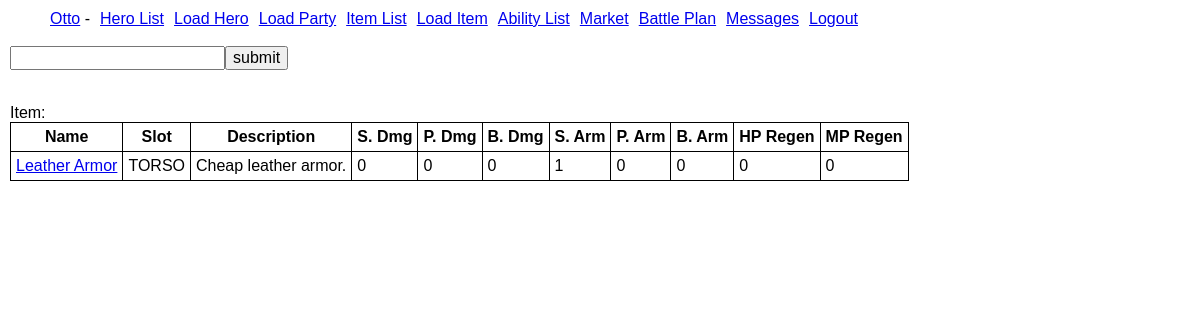
The page /loaditem.php?name=Leather Armor (signed in) on the database its author committed.
### tables this page shows
CREATE TABLE IF NOT EXISTS `items` (
  `id` int(11) NOT NULL AUTO_INCREMENT,
  `name` char(30) NOT NULL,
  `prefix_modifier` int(11) DEFAULT NULL,
  `suffix_modifier` int(11) DEFAULT NULL,
  `slot` char(30) NOT NULL,
  `des` char(255) NOT NULL DEFAULT '',
  `market` int(11) NOT NULL DEFAULT '0',
  `sdam` int(11) NOT NULL DEFAULT '0',
  `pdam` int(11) NOT NULL DEFAULT '0',
  `bdam` int(11) NOT NULL DEFAULT '0',
  `sarm` int(11) NOT NULL DEFAULT '0',
  `parm` int(11) NOT NULL DEFAULT '0',
  `barm` int(11) NOT NULL DEFAULT '0',
  `hpreg` int(11) NOT NULL DEFAULT '0',
  `mpreg` int(11) NOT NULL DEFAULT '0',
  PRIMARY KEY (`id`),
  UNIQUE KEY `fullname` (`prefix_modifier`,`name`,`suffix_modifier`)
);

### Classes/Item.php (called while the page is built, shortened)
<?php
class Item {
    protected static $friendClasses = array('Classes\Item', 'Classes\InventoryItem');
    private $name;
    private $prefix_modifier;
    private $suffix_modifier;
    private $slot;
    private $des;
    private $sdam;
    private $pdam;
    private $bdam;
    private $sarm;
    private $parm;
    private $barm;
    private $hpreg;
    private $mpreg;
    public function getSlot() { return $this->slot; }
    public function getDescription() { return $this->des; }
    public function getSDAM() { return $this->sdam; }
    public function getPDAM() { return $this->pdam; }
    public function getBDAM() { return $this->bdam; }
    public function getSARM() { return $this->sarm; }
    public function getPARM() { return $this->parm; }
    public function getBARM() { return $this->barm; }
    public function getHpRegen() { return $this->hpreg; }
    public function getMpRegen() { return $this->mpreg; }
    public function getFullName() {
        $prefix = is_null($this->prefix_modifier) ? '' : $this->prefix_modifier->getName() . ' ';
        $suffix = is_null($this->suffix_modifier) ? '' : ' ' . $this->suffix_modifier->getName();
        return $prefix . $this->name . $suffix;
    }
    public static function getItemByFullName($fullname) {
        $pdo = Environment::getDBConn();
        $stmt = $pdo->prepare('
            SELECT
              i.*
            FROM items i
            LEFT JOIN itemmodifiers im_prefix ON i.prefix_modifier = im_prefix.id
            LEFT JOIN itemmodifiers im_suffix ON i.suffix_modifier = im_suffix.id
            WHERE UPPER(TRIM(CONCAT(IFNULL(im_prefix.name, \'\'), \' \', i.name, \' \', IFNULL(im_suffix.name, \'\')))) = UPPER(:fullname)');
        $stmt->execute(array(':fullname' => $fullname));
        $result = $stmt->fetch();
        return self::loadItemFromArray($result);
    }
    public static function loadItemFromArray($arr) {
        if (!($trace = debug_backtrace(DEBUG_BACKTRACE_IGNORE_ARGS)) || !(isset($trace[1]['class']) && in_array($trace[1]['class'], static::$friendClasses))) {
            trigger_error('Member not available from calling class', E_USER_ERROR);
        }
        $item = new Item();
        $item->id = (int)$arr['id'];
        $item->name = $arr['name'];
        $item->slot = $arr['slot'];
        $item->des = $arr['des'];
        $item->market = (float)$arr['market'];
        $item->sdam = (int)$arr['sdam'];
        $item->pdam = (int)$arr['pdam'];
        $item->bdam = (int)$arr['bdam'];
        $item->sarm = (int)$arr['sarm'];
        $item->parm = (int)$arr['parm'];
        $item->barm = (int)$arr['barm'];
        $item->hpreg = (float)$arr['hpreg'];
        $item->mpreg = (float)$arr['mpreg'];
        return $item;
    }
}

### loaditem.php (the view, shortened to what this page needs)
<?php
require_once('/Includes/common.php');
require_once('/Classes/Item.php');
require_once('/Includes/menu.php');
echo '<form name="itemSearch" action="loaditem.php" method="GET">';
echo '<input type="text" name="name" />';
echo '<input type="submit" value="submit" />';
echo '</form>';
if (array_key_exists('name', $_GET)) {
    $item = Item::getItemByFullName($_GET['name']);
    $itemName = $item->getFullName();
    $itemSlot = $item->getSlot();
    $itemSDAM = $item->getSDAM();
    $itemPDAM = $item->getPDAM();
    $itemBDAM = $item->getBDAM();
    $itemSARM = $item->getSARM();
    $itemPARM = $item->getPARM();
    $itemBARM = $item->getBARM();
    $itemHpRegen = $item->getHpRegen();
    $itemMpRegen = $item->getMpRegen();
    $itemDesc = $item->getDescription();
    echo "<br/>Item:\n";
    echo "<table><tr><th>Name</th><th>Slot</th><th>Description</th><th>S. Dmg</th><th>P. Dmg</th><th>B. Dmg</th><th>S. Arm</th><th>P. Arm</th><th>B. Arm</th><th>HP Regen</th><th>MP Regen</th></tr>\n";
    echo "<tr>\n";
    echo "<td><a href=\"loaditem.php?name=$itemName\">$itemName</a></td>\n";
    echo "<td>$itemSlot</td>\n";
    echo "<td>$itemDesc</td>\n";
    echo "<td>$itemSDAM</td>\n";
    echo "<td>$itemPDAM</td>\n";
    echo "<td>$itemBDAM</td>\n";
    echo "<td>$itemSARM</td>\n";
    echo "<td>$itemPARM</td>\n";
    echo "<td>$itemBARM</td>\n";
    echo "<td>$itemHpRegen</td>\n";
    echo "<td>$itemMpRegen</td>\n";
    echo "</tr>\n";
    echo "</table>\n";
}

### Styles/main.css (style rules this page uses)
table { border: 1px solid black; border-collapse: collapse; }
table th { font-weight: bold; border: 1px solid black; padding: 5px; }
table td { border: 1px solid black; padding: 5px; }

### rows shown on the page
items: name "Leather Armor", slot "TORSO", des "Cheap leather armor.", sdam "0", pdam "0", bdam "0", sarm "1", parm "0", barm "0", hpreg "0", mpreg "0"
